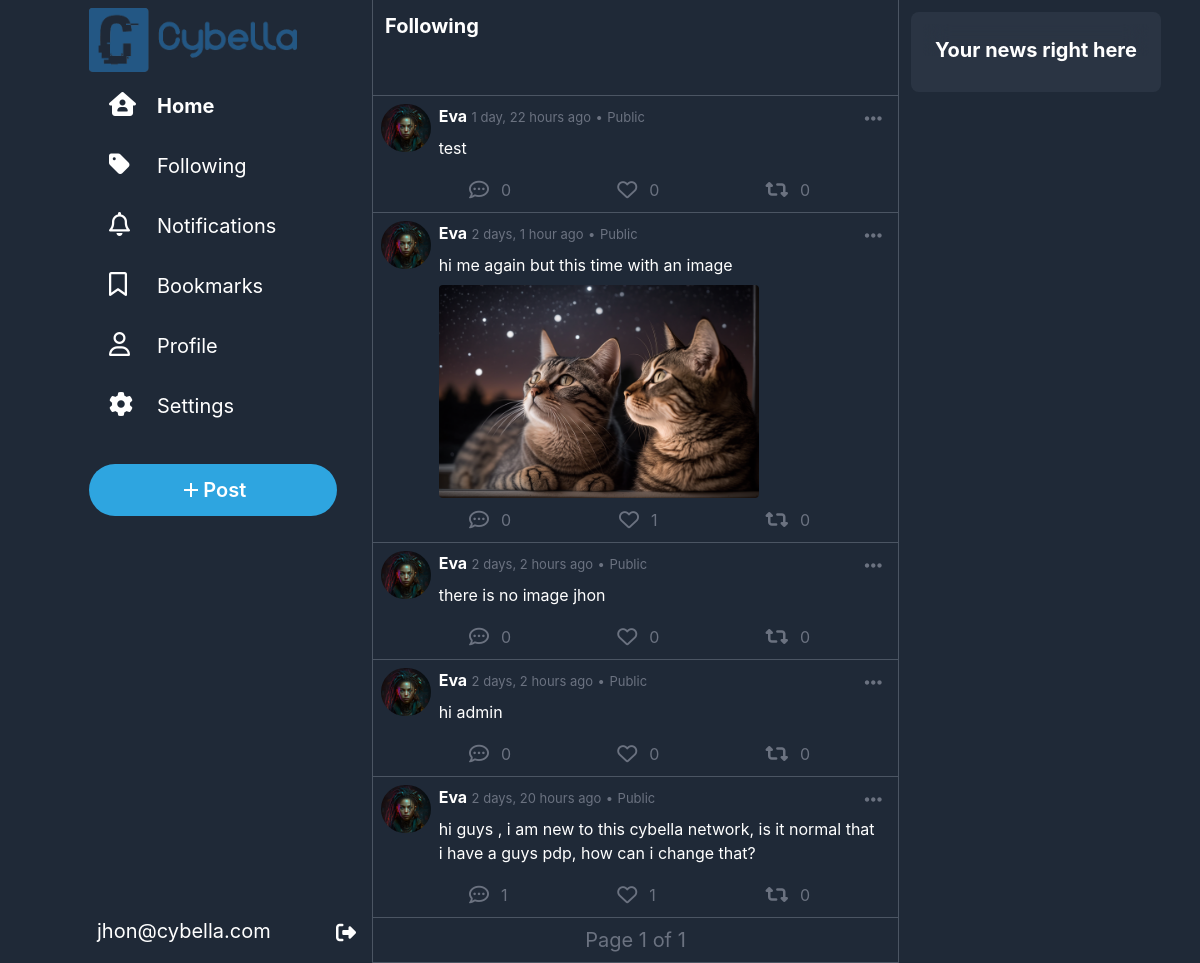
The page /following (signed in) on the database as committed earlier.
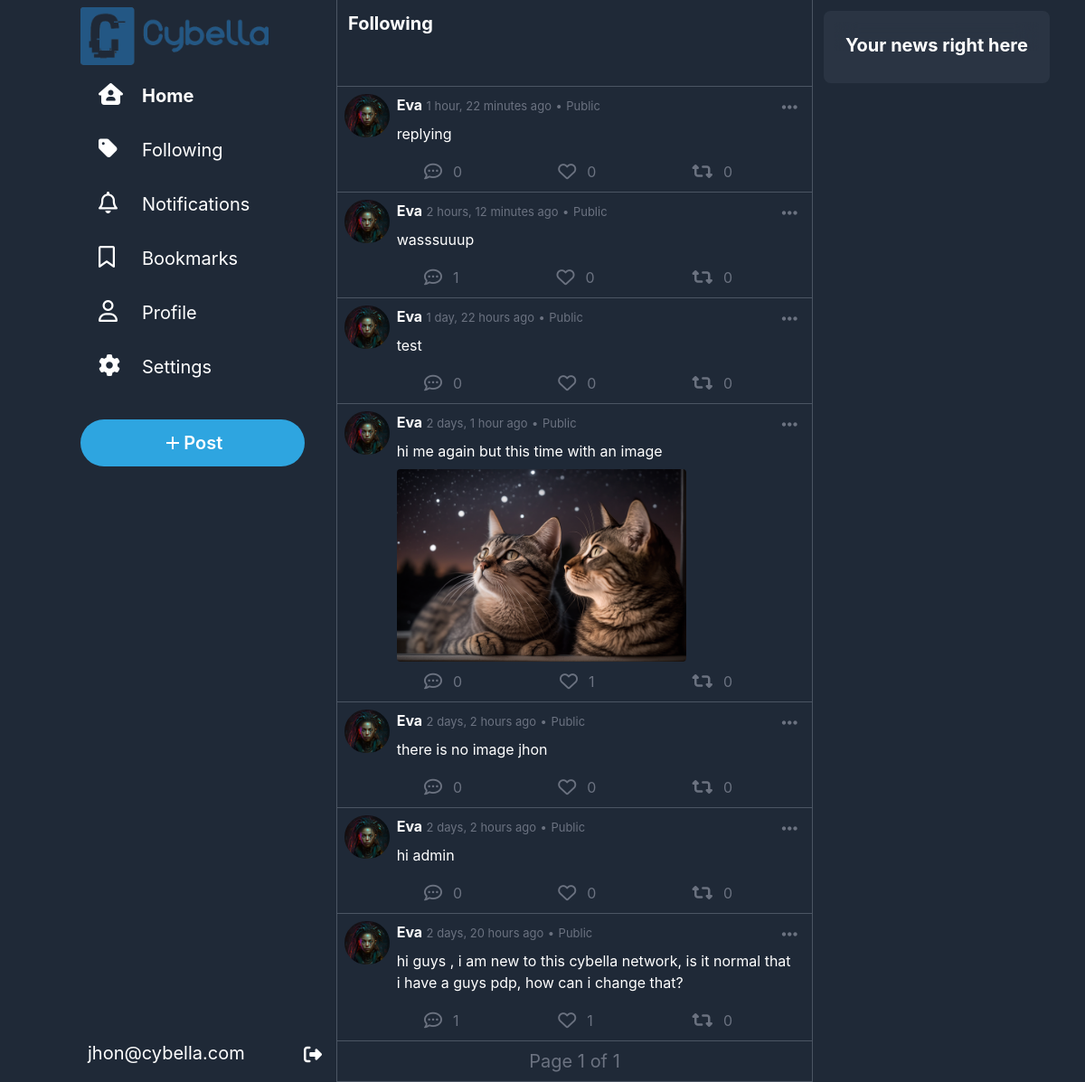
The same page on the database as committed later.
### network/models.py (models this page shows, shortened)
class User(AbstractUser):
    picture = models.ImageField(upload_to="network/images/profile_pictures", blank=True, null=True, default="network/images/profile_pictures/default.png")
    followers = models.ManyToManyField("self", symmetrical=False, blank=True, related_name="following")
    bookmarks = models.ManyToManyField("Post", blank=True, related_name="bookmarked_by")
    bio = models.TextField(blank=True)
    def __str__(self):
        return f"{self.username}"

class Post(models.Model):
    user = models.ForeignKey(User, on_delete=models.CASCADE, related_name="posts")
    content = models.CharField(max_length=500)
    timestamp = models.DateTimeField(auto_now_add=True)
    likes = models.ManyToManyField(User, blank=True, related_name="liked_posts")
    images = models.ImageField(upload_to="network/images/posts", blank=True, null=True)
    repost = models.ForeignKey("self", on_delete=models.CASCADE, blank=True, null=True, related_name="reposts")
    parent_post = models.ForeignKey("self", on_delete=models.CASCADE, blank=True, null=True, related_name="comments")
    def is_reposted(self, user):
        return self.reposts.filter(user=user).exists()

### network/views.py (the view)
# urls.py: path("following",views.following, name="following"),
@login_required
def following(request):
    user = request.user
    posts = Post.objects.filter(user__in=user.following.all()).order_by("-timestamp").all()
    paginator = Paginator(posts, 10)
    page = request.GET.get('page')
    posts = paginator.get_page(page)
    return render(request, "network/following.html", {
        "posts" : posts
    })

### network/templatetags/custom_filters.py (called while the page is built)
@register.filter
def is_reposted_by_user(post, user):
    return post.is_reposted(user)

### network/templates/network/following.html (shortened to what this page needs)
{% extends "network/layout.html" %}
{% load static %}
{% load custom_filters %}
{% block body %}
    <div class=" w-full backdrop-blur-md backdrop-filter h-24 bg-gray-800 sticky p-3 text-xl text-white font-bold border-b border-gray-600">
        Following
    </div>
    {%for post in posts%}
        <div id="post{{post.id}}" class="w-full mx-auto bg-gray-800 pb-1 p-2 text-white border-b border-gray-600 hover:cursor-pointer hover:bg-slate-800">
            <div onclick="window.location.href='{% url 'post' post_id=post.id %}'" class="flex ">
                <a href="{% url 'profile' username=post.user %}" class="w-14 h-12 rounded-full mr-2"><img class="w-14 h-12 rounded-full mr-2" src="{{post.user.picture.url}}" alt="user Avatar"></a>
                <div class="w-full">
                    <div class="flex justify-between">
                        <div>
                            <span class="font-bold"><a href="{% url 'profile' username=post.user %}">{{post.user|title}}</a></span>
                            <span class="text-gray-500 text-[13px]">{{post.timestamp|timesince}} ago</span>
                            <span class="text-gray-500 text-[13px]">•</span>
                            <span class="text-gray-500 text-[13px]">Public</span>
                        </div>
                        <div onclick="event.stopPropagation(); showOptions(this)"  class="relative hover:cursor-pointer rounded-full hover:bg-blue-600 hover:bg-opacity-20 px-2 py-1">
                            <i class="fa-solid fa-ellipsis-h text-xl text-gray-500  hover:text-blue-400"></i>
                        </div>
                    </div>
                    <div class="text-md w-full pl-0 pt-0 p-2  ">{{post.content}}</div>
                    {% if post.images %}
                        <div id="images-container" class="">
                            <img class="max-w-xs max-h-xs rounded" src="{{post.images.url}}" alt="post image">
                        </div>
                    {%endif%}
                </div>
            </div>
            <div class="flex justify-between mt-1 mx-20 text-gray-500">
                <div onclick="openCommentBox('{{post.user|title}}','{{post.timestamp|timesince}}','{{post.content}}','{{post.user.picture.url}}','{{post.id}}')" class="flex hover:text-blue-400 hover:cursor-pointer"><i class="fa-regular fa-comment-dots text-xl rounded-full hover:bg-blue-400 hover:bg-opacity-20 p-2 "></i><span class="mt-1.5 ml-1">{{post.comments.all.count}}</span></div>
                {% if user not in post.likes.all%}
                    <div id="like" onclick="like(this,{{post.id}})" class="flex hover:text-rose-400 hover:cursor-pointer"><i class="fa-regular fa-heart text-xl rounded-full hover:bg-rose-400 hover:bg-opacity-20 p-2"></i><span class="mt-1.5 ml-1">{{post.likes.count}}</span></div>
                {%else%}
                    <div id="like" onclick="like(this,{{post.id}})" class="flex hover:text-rose-400 hover:cursor-pointer text-rose-400"><i class="fa-solid fa-heart text-xl rounded-full hover:bg-rose-400 hover:bg-opacity-20 p-2"></i><span class="mt-1.5 ml-1">{{post.likes.count}}</span></div>
                {%endif%}
                {% if not user.is_authenticated or not post|is_reposted_by_user:user%}
                    <div id="repost" onclick="repost(this,{{post.id}})" class="flex hover:text-emerald-500 hover:cursor-pointer"><i class="fa-solid fa-retweet text-xl rounded-full hover:bg-emerald-500 hover:bg-opacity-20 p-2"></i><span class="mt-1.5 ml-1">{{post.reposts.count}}</span></div>
                {%else%}
                    <div id="repost" onclick="repost(this,{{post.id}})" class="flex text-emerald-500 hover:text-emerald-500 hover:cursor-pointer"><i class="fa-solid fa-retweet text-xl rounded-full hover:bg-emerald-500 hover:bg-opacity-20 p-2"></i><span class="mt-1.5 ml-1">{{post.reposts.count}}</span></div>
                {%endif%}
            </div>
        </div>
    {%endfor%}
    <div class="w-full mx-auto bg-gray-800 p-2 text-white border-b border-gray-600">
        <div class="flex justify-center">
            <div class="flex">
                <span class="text-gray-500 text-xl mx-2">Page {{ posts.number }} of {{ posts.paginator.num_pages }}</span>
            </div>
        </div>
    </div>
{% endblock %}

### network/templates/network/layout.html (shortened to what this page needs)
{% load static %}
{% load static tailwind_tags %}
<!DOCTYPE html>
<html lang="en">
    <head>
        {% tailwind_css %}
        <link rel ="stylesheet" href="{% static 'network/css/styles.css' %}">
    </head>
    <body class="overflow-hidden w-screen h-screen flex flex-row">
        <nav class=" container  max-w-[31%] flex flex-col p-2  flex-grow bg-gray-800 h-screen items-end fixed">
            <div class="sidebar flex flex-col text-xl font-normal text-white w-[275px] h-full justify-between">
                <div class="w-full">
                    <div id="logo" class="">
                        <div class="">
                            <img src="{% static 'network/Images/C_logo.png' %}" alt="logo" class="w-18 h-16">
                        </div>
                    </div>
                    <a class="flex py-1 text-center sidebar-link my-2" href="{%url "index"%}"><div class=" p-2 px-5 justify-center"><i class="fa-solid fa-house-user text-2xl mr-8 w-4"></i><span class="font-bold">Home</span></div></a>
                    <a class="flex py-1 text-center sidebar-link my-2" href="{%url "following"%}"><div class="p-2 px-5 justify-center"><i class="fa-solid fa-tag text-2xl mr-8 w-4 "></i><span>Following</span></div></a>
                    <a class="flex py-1 text-center sidebar-link my-2" href="#"><div class="p-2 px-5 justify-center"><i class="fa-regular fa-bell text-2xl mr-8 w-4"></i><span>Notifications</span></div></a>
                    <a class="flex py-1 text-center sidebar-link my-2" href="{%url "bookmark"%}"><div class="p-2 px-5 justify-center"><i class="fa-regular fa-bookmark text-2xl mr-8 w-4"></i><span>Bookmarks</span></div></a>
                    {% if user.is_authenticated%}
                        <a class="flex py-1 text-center sidebar-link my-2" href="{% url 'profile' username=user.username %}"><div class="p-2 px-5 justify-center"><i class="fa-regular fa-user text-2xl mr-8 w-4"></i><span>Profile</span></div></a>
                    {% endif %}
                    <a class="flex py-1 text-center sidebar-link my-2" href="#"><div class="p-2 px-5 justify-center"><i class="fa-solid fa-cog text-2xl mr-8 w-4"></i><span>Settings</span></div></a>
                    <button onclick="document.querySelector('#reply_area').focus();" class="tweet mt-6 w-[90%] p-3">
                        <span><svg xmlns="http://www.w3.org/2000/svg" viewBox="0 0 24 24" width="24" height="24"><path fill="none" d="M0 0h24v24H0z"></path><path fill="currentColor" d="M11 11V5h2v6h6v2h-6v6h-2v-6H5v-2z"></path></svg> Post</span>
                    </button>
                </div>
                <div>
                    {% if user.is_authenticated %}
                        <a class="p-2 text-center logout flex justify-between" href="{% url 'logout' %}"><span>{{user.email}}</span><div class="pt-0.5"><i class="fa-solid fa-right-from-bracket text-xl"></i></div></a>
                    {% else %}
                        <a class="p-2 text-center logout flex justify-between" href="{% url 'login' %}"><span>Log In/Register</span><div class="pt-0.5"><i class="fa-solid fa-right-to-bracket text-2xl"></i></div></a>
                    {% endif %}
                </div>
            </div>
        </nav>
        <div class="body h-screen flex flex-row w-[69%] ml-[31%] ">
            <div class="bg-gray-800  relative border-x border-gray-600  w-[500px] overflow-y-scroll flex-grow">
                {% block body %}
                {% endblock %}
            </div>
            <div class=" bg-gray-800 relative overflow-y-scroll p-3 flex-grow ">
                <div id="news" class="rounded-lg p-3 bg-gray-700 bg-opacity-50 w-fit hidden lg:block ">
                    <div class="w-full backdrop-blur-md backdrop-filter mb-6 h-8  p-3 text-xl text-white font-bold "> Your news right here</div>
                </div>
            </div>
        </div>
    </body>
</html>

### network/static/network/css/styles.css (style rules this page uses)
* { font-family:"TwitterChirp",-apple-system,BlinkMacSystemFont,"Segoe UI",Roboto,Helvetica,Arial,sans-serif; }
.tweet { background-color: #2ea5e0; border-radius: 9999px; transition: all ease-in-out 0.2s; }
.tweet span { display: flex; justify-content: center; align-items: center; color: #fff; font-weight: 600; }

Rows that differ between the two databases and show on the page:
added Post: user.picture (picture), user "Eva", timestamp "1 hour, 22 minutes", content "replying", comments.all.count "0", likes.count "0", reposts.count "0"
added Post: user.picture (picture), user "Eva", timestamp "2 hours, 12 minutes", content "wasssuuup", comments.all.count "1", likes.count "0", reposts.count "0"
